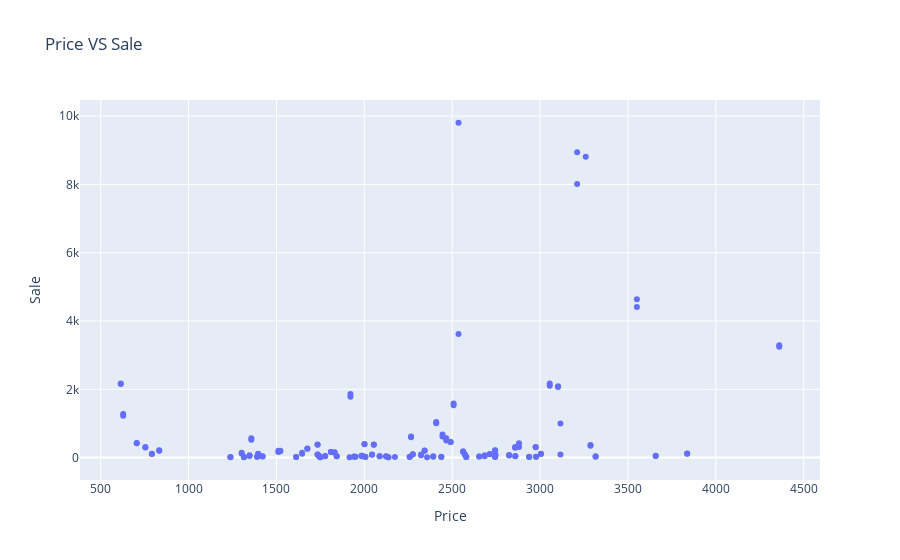

The code cell stored with this chart in its notebook:
### Code cell
import plotly.express as px
fig = px.scatter(df, x="Price", y="Sale", title="Price VS Sale")
fig.show()

### Figure 1 — Plotly figure (JSON) as saved in the notebook; plotly's stock layout.template omitted (floating-point values rounded to 4 significant figures; data arrays with more than 128 entries replaced by an {"elided": "..."} marker saying what was removed)
{"data": [{"hovertemplate": "Price=%{x}<br>Sale=%{y}<extra></extra>", "legendgroup": "", "marker": {"color": "#636efa", "symbol": "circle"}, "mode": "markers", "name": "", "orientation": "v", "showlegend": false, "type": "scatter", "x": {"elided": "161 int values"}, "xaxis": "x", "y": {"elided": "161 int values"}, "yaxis": "y"}], "layout": {"legend": {"tracegroupgap": 0}, "title": {"text": "Price VS Sale"}, "xaxis": {"anchor": "y", "domain": [0, 1], "title": {"text": "Price"}}, "yaxis": {"anchor": "x", "domain": [0, 1], "title": {"text": "Sale"}}}}
